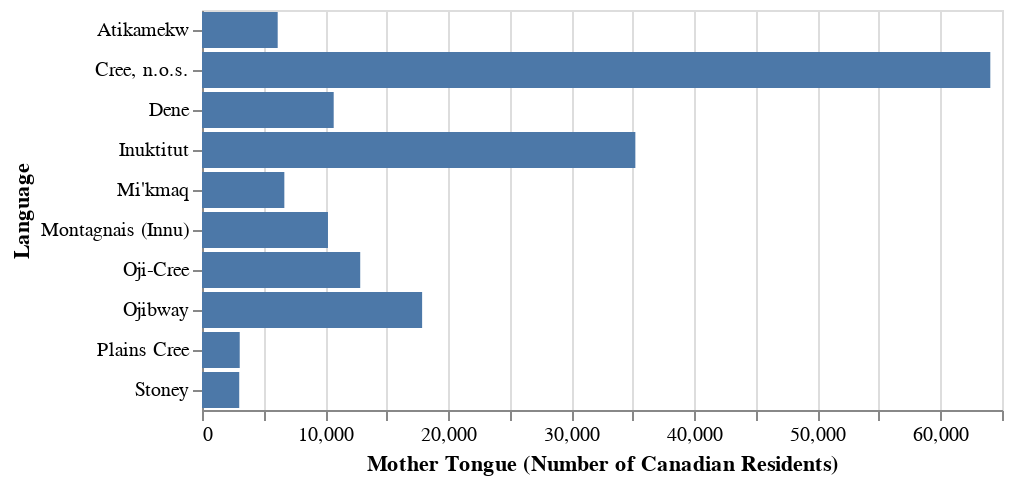

This figure's notebook cell:
### Code cell
glue('barplot-mother-tongue-labs-axis', barplot_mother_tongue_axis, display=True)

### Figure 1 — Vega-Lite specification as saved in the notebook (floating-point values rounded to 4 significant figures)
{"config": {"view": {"continuousWidth": 400, "continuousHeight": 300}}, "data": {"name": "data-0cdfcf8245507d928490a47b75d8fff0"}, "mark": "bar", "encoding": {"x": {"field": "mother_tongue", "title": "Mother Tongue (Number of Canadian Residents)", "type": "quantitative"}, "y": {"field": "language", "title": "Language", "type": "nominal"}}, "$schema": "https://vega.github.io/schema/vega-lite/v4.17.0.json", "datasets": {"data-0cdfcf8245507d928490a47b75d8fff0": [{"language": "Cree, n.o.s.", "mother_tongue": 64050}, {"language": "Inuktitut", "mother_tongue": 35210}, {"language": "Ojibway", "mother_tongue": 17885}, {"language": "Oji-Cree", "mother_tongue": 12855}, {"language": "Dene", "mother_tongue": 10700}, {"language": "Montagnais (Innu)", "mother_tongue": 10235}, {"language": "Mi'kmaq", "mother_tongue": 6690}, {"language": "Atikamekw", "mother_tongue": 6150}, {"language": "Plains Cree", "mother_tongue": 3065}, {"language": "Stoney", "mother_tongue": 3025}]}}
